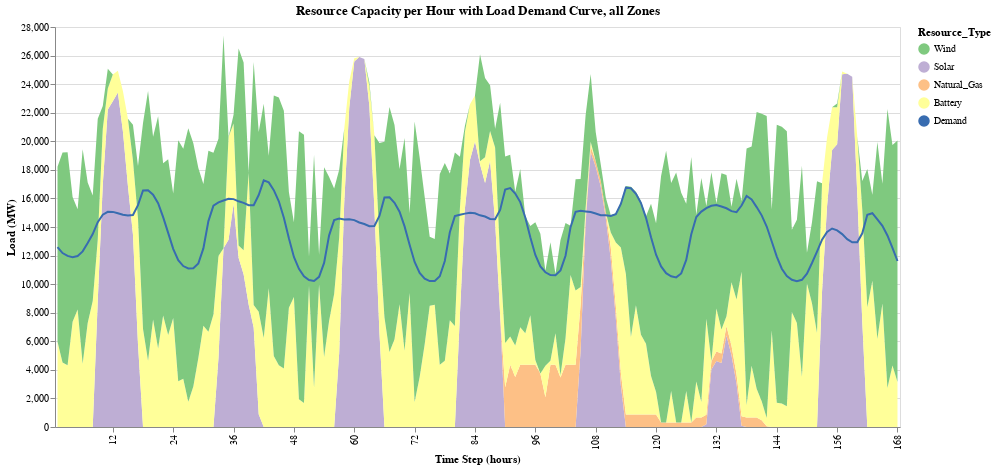

The code cell stored with this chart in its notebook:
### Markdown cell above
Note that since the `power.csv` file is generated by running GenX with `TimeDomainReduction: 1`, the demands time series must be taken from the `Demand_data.csv` file located in the `TDR_results` folder.

GenX also has the ability to output the reconstructed version of power generation by setting `OutputFullTimeSeries: 1` in `genx_settings.yml`. In this case, a second version of the `power.csv` file will be created inside the `results/Full_TimeSeries` folder. To plot the reconstructed version against the demand, ensure you use the `Demand_data.csv` from the `settings` folder, not the one in the `TDR_results` folder.

Finally, if `TimeDomainReduction: 0` is set, the `power.csv` file will contain the full time series of power generation, and the `Demand_data.csv` should also be taken from the `settings` folder.

### Code cell
power_plot  |>
@vlplot()+
@vlplot(mark={:area},
    x={:Hour,title="Time Step (hours)",labels="Resource_Type:n",axis={values=0:12:168}}, y={:MW,title="Load (MW)",type="quantitative"},
    color={"Resource_Type:n",scale={scheme="accent"},sort="descending"},order={field="Resource_Type:n"},width=845,height=400)+
@vlplot(mark=:line,x=:Hour,y=:Demand_Total,lables="Demand",color={datum="Demand",legend={title=nothing}},title="Resource Capacity per Hour with Load Demand Curve, all Zones")

### Figure 1 — Vega specification as saved in the notebook (floating-point values rounded to 4 significant figures; data arrays with more than 128 entries replaced by an {"elided": "..."} marker saying what was removed)
{"$schema": "https://vega.github.io/schema/vega/v5.json", "axes": [{"aria": false, "domain": false, "grid": true, "gridScale": "x", "labels": false, "maxExtent": 0, "minExtent": 0, "orient": "left", "scale": "y", "tickCount": {"signal": "ceil(height/40)"}, "ticks": false, "zindex": 0}, {"grid": false, "labelAlign": "right", "labelAngle": 270, "labelBaseline": "middle", "orient": "bottom", "scale": "x", "title": "Time Step (hours)", "values": [0, 12, 24, 36, 48, 60, 72, 84, 96, 108, 120, 132, 144, 156, 168], "zindex": 0}, {"grid": false, "labelOverlap": true, "orient": "left", "scale": "y", "tickCount": {"signal": "ceil(height/40)"}, "title": "Load (MW)", "zindex": 0}], "background": "white", "data": [{"name": "source_0", "values": {"elided": "672 records"}}, {"name": "data_0", "source": "source_0", "transform": [{"field": "MW", "groupby": ["Resource_Type", "Resource_Type:n"], "key": "Hour", "method": "value", "type": "impute", "value": 0}, {"as": ["MW_start", "MW_end"], "field": "MW", "groupby": ["Hour"], "offset": "zero", "sort": {"field": ["Resource_Type:n"], "order": ["ascending"]}, "type": "stack"}]}], "height": 400, "legends": [{"fill": "color", "stroke": "color", "symbolType": "circle", "title": "Resource_Type"}], "marks": [{"encode": {"update": {"height": {"field": {"group": "height"}}, "width": {"field": {"group": "width"}}}}, "from": {"facet": {"data": "data_0", "groupby": ["Resource_Type", "Resource_Type:n"], "name": "faceted_path_layer_0_main"}}, "marks": [{"encode": {"update": {"defined": {"signal": "isValid(datum[\"MW\"]) && isFinite(+datum[\"MW\"])"}, "description": {"signal": "\"Time Step (hours): \" + (isValid(datum[\"Hour\"]) ? datum[\"Hour\"] : \"\"+datum[\"Hour\"]) + \"; Load (MW): \" + (format(datum[\"MW\"], \"\")) + \"; Resource_Type: \" + (isValid(datum[\"Resource_Type\"]) ? datum[\"Resource_Type\"] : \"\"+datum[\"Resource_Type\"]) + \"; Resource_Type:n: \" + (isValid(datum[\"Resource_Type:n\"]) ? datum[\"Resource_Type:n\"] : \"\"+datum[\"Resource_Type:n\"])"}, "fill": {"field": "Resource_Type", "scale": "color"}, "orient": {"value": "vertical"}, "x": {"field": "Hour", "scale": "x"}, "y": {"field": "MW_end", "scale": "y"}, "y2": {"field": "MW_start", "scale": "y"}}}, "from": {"data": "faceted_path_layer_0_main"}, "name": "layer_0_marks", "sort": {"field": "datum[\"Hour\"]"}, "style": ["area"], "type": "area"}], "name": "layer_0_pathgroup", "type": "group"}, {"encode": {"update": {"defined": {"signal": "isValid(datum[\"Demand_Total\"]) && isFinite(+datum[\"Demand_Total\"])"}, "description": {"signal": "\"Hour: \" + (isValid(datum[\"Hour\"]) ? datum[\"Hour\"] : \"\"+datum[\"Hour\"]) + \"; Demand_Total: \" + (format(datum[\"Demand_Total\"], \"\"))"}, "stroke": {"scale": "color", "value": "Demand"}, "x": {"field": "Hour", "scale": "x"}, "y": {"field": "Demand_Total", "scale": "y"}}}, "from": {"data": "source_0"}, "name": "layer_1_marks", "sort": {"field": "datum[\"Hour\"]"}, "style": ["line"], "type": "line"}], "padding": 5, "scales": [{"domain": {"fields": [{"data": "data_0", "field": "Hour"}, {"data": "source_0", "field": "Hour"}], "sort": true}, "name": "x", "padding": 0.5, "range": [0, {"signal": "width"}], "type": "point"}, {"domain": {"fields": [{"data": "data_0", "field": "MW_start"}, {"data": "data_0", "field": "MW_end"}, {"data": "source_0", "field": "Demand_Total"}]}, "name": "y", "nice": true, "range": [{"signal": "height"}, 0], "type": "linear", "zero": true}, {"domain": {"fields": [{"data": "source_0", "field": "Resource_Type"}, ["Demand"]], "sort": {"field": "Resource_Type", "op": "min", "order": "descending"}}, "name": "color", "range": {"scheme": "accent"}, "type": "ordinal"}], "style": "cell", "title": {"frame": "group", "text": "Resource Capacity per Hour with Load Demand Curve, all Zones"}, "width": 845}
